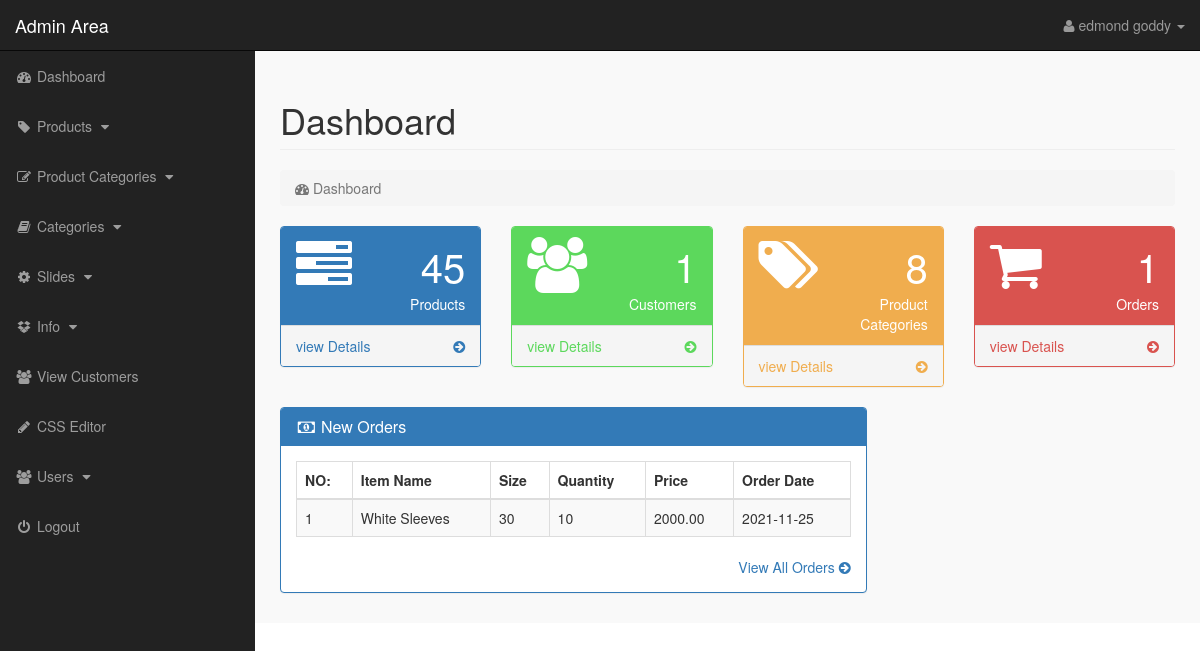
Page /admin_area/index.php?dashboard (signed in) on the committed database.
### tables this page shows
CREATE TABLE `orders_details` (
  `order_detail_id` int(6) NOT NULL,
  `customer_id` int(10) NOT NULL,
  `product_id` int(10) NOT NULL,
  `order_date` date NOT NULL,
  `item_name` varchar(100) NOT NULL,
  `quantity` smallint(6) NOT NULL,
  `price` decimal(7,2) DEFAULT NULL,
  `size` varchar(10) NOT NULL
);

CREATE TABLE `product` (
  `product_id` int(11) NOT NULL,
  `p_cat_id` int(11) NOT NULL,
  `cat_id` int(11) NOT NULL,
  `date` timestamp NOT NULL DEFAULT CURRENT_TIMESTAMP ON UPDATE CURRENT_TIMESTAMP,
  `product_title` text NOT NULL,
  `product_img1` text NOT NULL,
  `product_img2` text NOT NULL,
  `product_img3` text NOT NULL,
  `product_price` int(11) NOT NULL,
  `product_keywords` text NOT NULL,
  `product_desc` text NOT NULL,
  `Attachment` varchar(5) NOT NULL
);

### admin_area/dashboard.php (the view, shortened to what this page needs)
<div class="row">
	<div class="col-lg-12">
		<h1 class="page-header">Dashboard</h1>
		<ol class="breadcrumb">
			<li class="active">
				<i class="fa fa-dashboard"></i> Dashboard
			</li>
		</ol>
	</div>
</div>
<div class="row">
	<div class="col-lg-3 col-md-6">
		<div class="panel panel-primary">
			<div class="panel-heading">
				<div class="row">
					<div class="col-xs-3">
						<i class="fa fa-tasks fa-5x"></i>
					</div>
					<div class="col-xs-9 text-right">
						<div class="huge"> <?php echo $count_products; ?> </div>
						<div>Products</div>
					</div>
				</div>
			</div>
			<a href="index.php?view_products">
				<div class="panel-footer">
					<span class="pull-left">
					   view Details
				</span>
					<span class="pull-right">
						<i class="fa fa-arrow-circle-right"></i>
					</span>
					<div class="clearfix"></div>
				</div>
			</a>
		</div>
	</div>
	<div class="col-lg-3 col-md-6">
		<div class="panel panel-green">
			<div class="panel-heading">
				<div class="row">
					<div class="col-xs-3">
						<i class="fa fa-users fa-5x"></i>
					</div>
					<div class="col-xs-9 text-right">
						<div class="huge"> <?php echo $count_customers; ?> </div>
						<div>Customers</div>
					</div>
				</div>
			</div>
			<a href="index.php?view_customers">
				<div class="panel-footer">
					<span class="pull-left">
					   view Details
				</span>
					<span class="pull-right">
						<i class="fa fa-arrow-circle-right"></i>
					</span>
					<div class="clearfix"></div>
				</div>
			</a>
		</div>
	</div>
	<div class="col-lg-3 col-md-6">
		<div class="panel panel-orange">
			<div class="panel-heading">
				<div class="row">
					<div class="col-xs-3">
						<i class="fa fa-tags fa-5x"></i>
					</div>
					<div class="col-xs-9 text-right">
						<div class="huge"> <?php echo $count_p_categories; ?> </div>
						<div style="margin-left: ; ">Product Categories</div>
					</div>
				</div>
			</div>
			<a href="index.php?view_p_cats">
				<div class="panel-footer">
					<span class="pull-left">
					   view Details
				</span>
					<span class="pull-right">
						<i class="fa fa-arrow-circle-right"></i>
					</span>
					<div class="clearfix"></div>
				</div>
			</a>
		</div>
	</div>
	<div class="col-lg-3 col-md-6">
		<div class="panel panel-red">
			<div class="panel-heading">
				<div class="row">
					<div class="col-xs-3">
						<i class="fa fa-shopping-cart fa-5x"></i>
					</div>
					<div class="col-xs-9 text-right">
						<div class="huge"> <?php echo $count_pending_orders; ?> </div>
						<div style="margin-left: ; ">Orders</div>
					</div>
				</div>
			</div>
			<a href="index.php?view_orders">
				<div class="panel-footer">
					<span class="pull-left">
					   view Details
				</span>
					<span class="pull-right">
						<i class="fa fa-arrow-circle-right"></i>
					</span>
					<div class="clearfix"></div>
				</div>
			</a>
		</div>
	</div>
</div>
<div class="row">
	<div class="col-lg-8">
		<div class="panel panel-primary">
			<div class="panel-heading">
				<h3 class="panel-title">
					<i class="fa fa-money fa-fw"></i> New Orders
				</h3>
			</div>
			<div class="panel-body">
				<div class="table-responsive">
					<table class="table table-hover table-striped table-bordered">
						<thead>
							<tr>
								<th>NO:</th>
								<th>Item Name</th>
								<th>Size</th>
								<th>Quantity</th>
								<th>Price</th>
								<th>Order Date</th>
							</tr>
						</thead>
						<tbody>
							<?php
			$get_orders = "SELECT * FROM orders_details";
			$run_orders = mysqli_query($con, $get_orders);
			$i = 0;
			while($row_orders = mysqli_fetch_array($run_orders)){
				$product_id = $row_orders["product_id"];
				$order_date = substr($row_orders["order_date"], 0,11);
				$size = $row_orders["size"];
				$quantity = $row_orders["quantity"];
				$price = $row_orders["price"];
				$sql = "SELECT * FROM product WHERE product_id='$product_id'";
				$get_product = mysqli_query($con, $sql) or die(mysqli_error($con));
				while ($row_products = mysqli_fetch_array($get_product)) {
					$product_name = $row_products["product_title"];
				}
				$i++;
			?>
			<tr>
				<td> <?php echo $i; ?> </td>
				<td> <?php echo $product_name; ?> </td>
				<td> <?php echo $size; ?> </td>
				<td> <?php echo $quantity; ?> </td>
				<td> <?php echo $price; ?> </td>
				<td> <?php echo $order_date; ?> </td>
			</tr>
						<?php }  ?>
						</tbody>
					</table>
				</div>
				<div class="text-right">
					<a href="index.php?view_orders">
						View All Orders <i class="fa fa-arrow-circle-right"></i>
					</a>
				</div>
			</div>
		</div>
	</div>
</div>

### admin_area/includes/sidebar.php (shortened to what this page needs)
<nav class="navbar navbar-inverse navbar-fixed-top">
	<div class="navbar-header">
		<a href="index.php?dashboard" class="navbar-brand">Admin Area</a>
	</div>
	<ul class="nav navbar-right top-nav ">
		<li class="dropdown">
			<a href="#" class="dropdown-toggle" data-toggle="dropdown">
				<i class="fa fa-user"></i> <?php echo $admin_name; ?> <b class="caret"></b>
			</a>
		</li>
	</ul>
	<div class="collapse navbar-collapse navbar-ex1-collapse">
		<ul class="nav navbar-nav side-nav">
			<li>
				<a href="index.php?dashboard">
					<i class="fa fa-fw fa-dashboard"></i> Dashboard
				</a>
			</li>
			<li>
				<a href="#" data-toggle="collapse" data-target="#products">
					<i class="fa fa-fw fa-tag"></i> Products
					<i class="fa fa-fw fa-caret-down"></i>
				</a>
			</li>
			<li>
				<a href="#" data-toggle="collapse" data-target="#p_cat">
					<i class="fa fa-fw fa-edit"></i> Product Categories
					<i class="fa fa-fw fa-caret-down"></i>
				</a>
			</li>
			<li>
				<a href="#" data-toggle="collapse" data-target="#cat">
					<i class="fa fa-fw fa-book"></i> Categories
					<i class="fa fa-fw fa-caret-down"></i>
				</a>
			</li>
			<li>
				<a href="#" data-toggle="collapse" data-target="#slides">
					<i class="fa fa-fw fa-gear"></i> Slides
					<i class="fa fa-fw fa-caret-down"></i>
				</a>
			</li>
			<li>
				<a href="#" data-toggle="collapse" data-target="#boxes">
					<i class="fa fa-fw fa-dropbox"></i> Info
					<i class="fa fa-fw fa-caret-down"></i>
				</a>
			</li>
			<li>
				<a href="index.php?view_customers">
					<i class="fa fa-fw fa-users"></i> View Customers
			    </a>
		    </li>
			<li>
				<a href="index.php?edit_css">
					<i class="fa fa-fw fa-pencil"></i> CSS Editor
			    </a>
		    </li>
			<li>
				<a href="#" data-toggle="collapse" data-target="#users">
					<i class="fa fa-fw fa-users"></i> Users
					<i class="fa fa-fw fa-caret-down"></i>
				</a>
			</li>
			<li>
				<a href="logout.php">
					<i class="fa fa-fw fa-power-off"></i> Logout
			    </a>
		    </li>
		</ul>
	</div>
</nav>

### admin_area/css/style.css (style rules this page uses)
body { margin-top: 100px; }
@media (min-width: 768px) { body { margin-top: 50px; } }
.top-nav { padding: 0 15px; }
.top-nav > li { float: left; display: inline-block; }
.top-nav > li > a { color: #999999; line-height: 20px; padding-top: 15px; padding-bottom: 15px; }
@media (min-width: 768px) { .side-nav { position: fixed; top: 51px; bottom: 0; width: 255px; overflow-y: auto; overflow-x: hidden; background-color: #222222; padding-bottom: 40px; border-radius: 0; } }
@media (min-width: 768px) { .side-nav > li > a { width: 255px; } }
.text-right { font-size: 100%; }
.fa-5x { font-size: 4em; }
.huge { font-size: 40px; line-height: normal; }
.panel-green { border-color: #5cd85c; }
.panel-green > .panel-heading { color: #ffffff; background-color: #5cd85c; }
.panel-green > a { color: #5cd85c; }
.panel-orange { border-color: #f0ad4e; }
.panel-orange > .panel-heading { color: #ffffff; background-color: #f0ad4e; }
.panel-orange > a { color: #f0ad4e; }
.panel-red { border-color: #d9534f; }
.panel-red > .panel-heading { color: #ffffff; background-color: #d9534f; }
.panel-red > a { color: #d9534f; }
.panel-body { border-radius: 5px; }

### rows in the picture
orders_details: product.product_title "White Sleeves", size "30", quantity "10", price "2000.00", order_date "2021-11-25"

### other values in the picture
$admin_name "edmond goddy"
$count_products "45"
$count_customers "1"
$count_p_categories "8"
$count_pending_orders "1"
